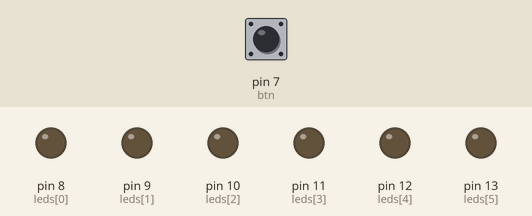
Simulated run of this sketch. Board: Arduino Uno, built with avr-gcc and run on an emulated ATmega328P. Shown: output pins drawn as LEDs (lit = HIGH). Dashed ring = blinking. Inputs (shaded band) come from the test bench; at power-on: pin 7 (btn) LOW.

Above: at 1.2 s.
1.3 s: pin 7 (btn) pulled HIGH for 0.15 s
At 3.85 s:
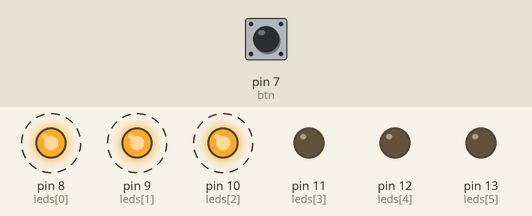
At 6.25 s:
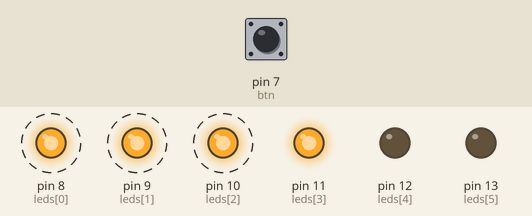
Timing chart, 0 to 21.1 s (numbered marks = the images above; inputs shaded):
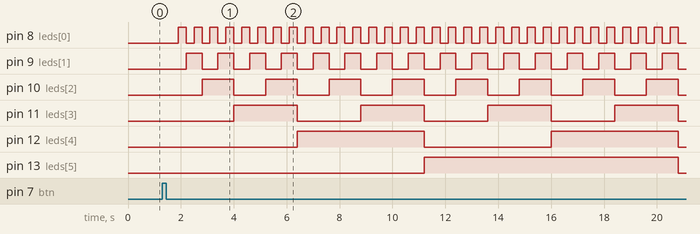

Measured:
- after the input at 1.3 s, pin 8 (leds[0]): alternates HIGH for 0.30 s and LOW for 0.30 s, starting after 0.60 s; pin 9 (leds[1]): alternates HIGH for 0.60 s and LOW for 0.60 s, starting after 0.90 s

The sketch:

ContBin.ino
```cpp
#define btn 7
int i=0;
int j=0;
int on=0;

int leds[6]={8,9,10,11,12,13};

void setup() {
  for(;i<6;i++){
    pinMode(leds[i],OUTPUT);

  }
    pinMode(btn,INPUT);
}

void loop() {
int i=0, j=0;

if(digitalRead(btn)==HIGH){
    delay(300);
    on=1-on;
  }
    if(on==1){

    for(i=0;i<64;i++){
      for(j=0;j<6;j++){
        if (((i >> j) & 1) == 1){
          digitalWrite(leds[j],HIGH);
        }
        else digitalWrite(leds[j],LOW);
      }
      delay(300);
    }

  }

}
```
